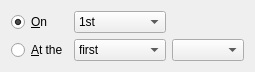
<?xml version="1.0" encoding="UTF-8"?>
<ui version="4.0">
 <class>MonthRepeatWidget</class>
 <widget class="QWidget" name="MonthRepeatWidget">
  <property name="geometry">
   <rect>
    <x>0</x>
    <y>0</y>
    <width>254</width>
    <height>64</height>
   </rect>
  </property>
  <layout class="QGridLayout" name="gridLayout">
   <item row="0" column="0">
    <widget class="QRadioButton" name="radioButton_day">
     <property name="text">
      <string>&amp;On</string>
     </property>
     <property name="checked">
      <bool>true</bool>
     </property>
    </widget>
   </item>
   <item row="1" column="0">
    <widget class="QRadioButton" name="radioButton_weekday">
     <property name="text">
      <string>&amp;At the</string>
     </property>
    </widget>
   </item>
   <item row="0" column="1">
    <widget class="QComboBox" name="comboBox_day">
     <item>
      <property name="text">
       <string>1st</string>
      </property>
     </item>
     <item>
      <property name="text">
       <string>2nd</string>
      </property>
     </item>
     <item>
      <property name="text">
       <string>3rd</string>
      </property>
     </item>
     <item>
      <property name="text">
       <string>4th</string>
      </property>
     </item>
     <item>
      <property name="text">
       <string>5th</string>
      </property>
     </item>
     <item>
      <property name="text">
       <string>6th</string>
      </property>
     </item>
     <item>
      <property name="text">
       <string>7th</string>
      </property>
     </item>
     <item>
      <property name="text">
       <string>8th</string>
      </property>
     </item>
     <item>
      <property name="text">
       <string>9th</string>
      </property>
     </item>
     <item>
      <property name="text">
       <string>10th</string>
      </property>
     </item>
     <item>
      <property name="text">
       <string>11th</string>
      </property>
     </item>
     <item>
      <property name="text">
       <string>12th</string>
      </property>
     </item>
     <item>
      <property name="text">
       <string>13th</string>
      </property>
     </item>
     <item>
      <property name="text">
       <string>14th</string>
      </property>
     </item>
     <item>
      <property name="text">
       <string>15th</string>
      </property>
     </item>
     <item>
      <property name="text">
       <string>16th</string>
      </property>
     </item>
     <item>
      <property name="text">
       <string>17th</string>
      </property>
     </item>
     <item>
      <property name="text">
       <string>18th</string>
      </property>
     </item>
     <item>
      <property name="text">
       <string>19th</string>
      </property>
     </item>
     <item>
      <property name="text">
       <string>20th</string>
      </property>
     </item>
     <item>
      <property name="text">
       <string>21st</string>
      </property>
     </item>
     <item>
      <property name="text">
       <string>22nd</string>
      </property>
     </item>
     <item>
      <property name="text">
       <string>23rd</string>
      </property>
     </item>
     <item>
      <property name="text">
       <string>24th</string>
      </property>
     </item>
     <item>
      <property name="text">
       <string>25th</string>
      </property>
     </item>
     <item>
      <property name="text">
       <string>26th</string>
      </property>
     </item>
     <item>
      <property name="text">
       <string>27th</string>
      </property>
     </item>
     <item>
      <property name="text">
       <string>28th</string>
      </property>
     </item>
     <item>
      <property name="text">
       <string>29th</string>
      </property>
     </item>
     <item>
      <property name="text">
       <string>20th</string>
      </property>
     </item>
     <item>
      <property name="text">
       <string>31st</string>
      </property>
     </item>
     <item>
      <property name="text">
       <string>the last day</string>
      </property>
     </item>
    </widget>
   </item>
   <item row="1" column="1">
    <widget class="QComboBox" name="comboBox_weekday_1">
     <item>
      <property name="text">
       <string>first</string>
      </property>
     </item>
     <item>
      <property name="text">
       <string>second</string>
      </property>
     </item>
     <item>
      <property name="text">
       <string>third</string>
      </property>
     </item>
     <item>
      <property name="text">
       <string>fourth</string>
      </property>
     </item>
     <item>
      <property name="text">
       <string>fifth</string>
      </property>
     </item>
     <item>
      <property name="text">
       <string>last</string>
      </property>
     </item>
    </widget>
   </item>
   <item row="1" column="2">
    <widget class="QComboBox" name="comboBox_weekday_2"/>
   </item>
   <item row="0" column="3" rowspan="2">
    <spacer name="horizontalSpacer">
     <property name="orientation">
      <enum>Qt::Horizontal</enum>
     </property>
     <property name="sizeHint" stdset="0">
      <size>
       <width>40</width>
       <height>20</height>
      </size>
     </property>
    </spacer>
   </item>
  </layout>
 </widget>
 <resources/>
 <connections/>
</ui>
